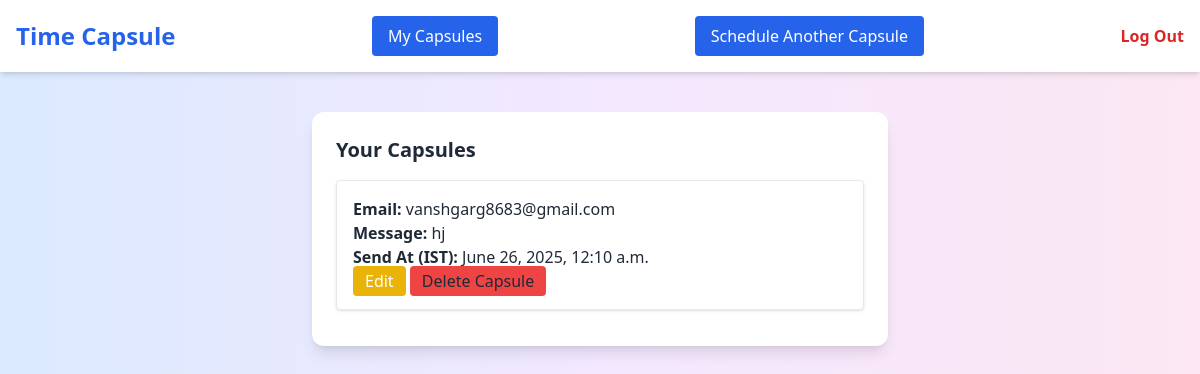
/mycapsules (signed in), run on an earlier commit of the app's database.
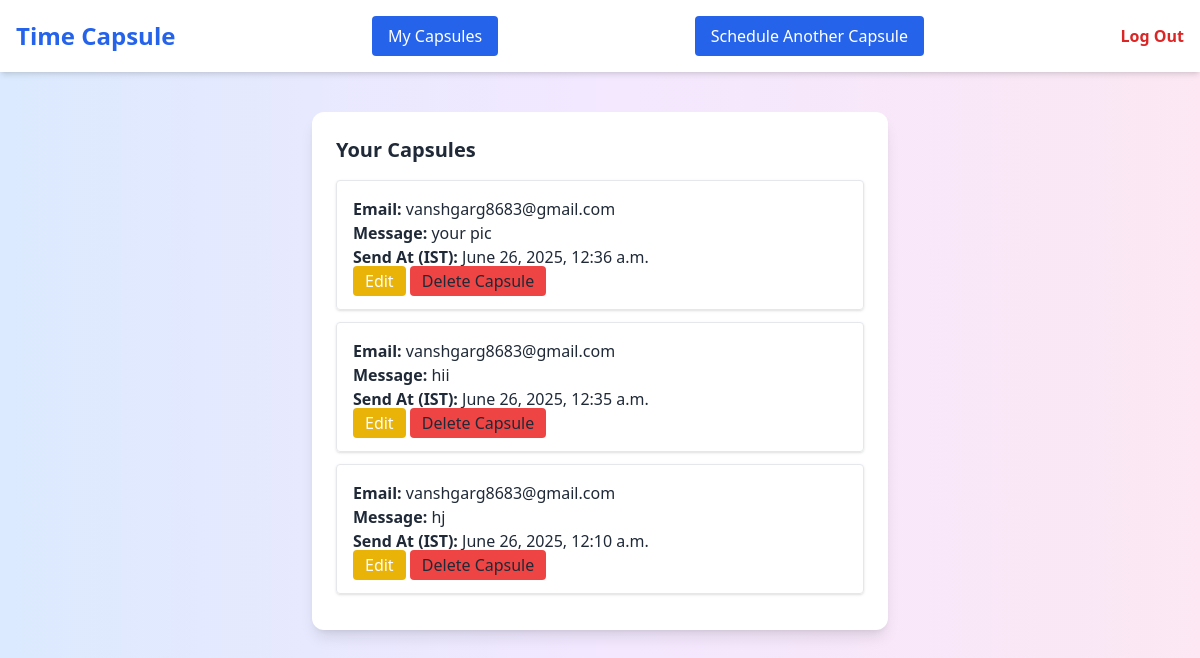
And on a later commit of the database.
### home/models.py (models this page shows, shortened)
class TimeCapsule(models.Model):
    user = models.ForeignKey(User, on_delete=models.CASCADE)
    email = models.EmailField()
    message = models.TextField()
    send_at = models.DateTimeField()  # Will be stored in UTC
    file = models.FileField(upload_to='capsule_uploads/', null=True, blank=True)
    created_at = models.DateTimeField(auto_now_add=True)
    updated_at = models.DateTimeField(auto_now=True)
    is_sent = models.BooleanField(default=False)
    is_deleted = models.BooleanField(default=False)

### home/views.py (the view)
# urls.py: path('mycapsules', my_capsules),
@login_required
def my_capsules(request):
    capsules = TimeCapsule.objects.filter(user=request.user).order_by('-created_at')
    return render(request, 'mycapsules.html', {'capsules': capsules})

### templates/mycapsules.html (shortened to what this page needs)
{% extends 'base.html' %}
{% load tz %}
{% block start %}
<h2 class="text-xl font-bold mb-4">Your Capsules</h2>
{% for capsule in capsules %}
  <div class="border p-4 rounded mb-3 shadow">
    <p><strong>Email:</strong> {{ capsule.email }}</p>
    <p><strong>Message:</strong> {{ capsule.message }}</p>
    <p><strong>Send At (IST):</strong> {% timezone "Asia/Kolkata" %}{{ capsule.send_at }}{% endtimezone %}</p>
    <a href="{% url 'edit_capsule' capsule.id %}" class="bg-yellow-500 text-white px-3 py-1 rounded hover:bg-yellow-600">Edit</a>
    <a href="{% url 'delete_capsule' capsule.id %}" class="bg-red-500 text-red px-3 py-1 rounded hover:bg-red-600">Delete Capsule</a>
  </div>
{% empty %}
  <p>No capsules found.</p>
{% endfor %}
{% endblock %}

What changed in the data, as far as the page shows it:
added TimeCapsule: email "vanshgarg8683@gmail.com", message "your pic", send_at "June 26, 2025, 12:36 a.m."
added TimeCapsule: email "vanshgarg8683@gmail.com", message "hii", send_at "June 26, 2025, 12:35 a.m."
